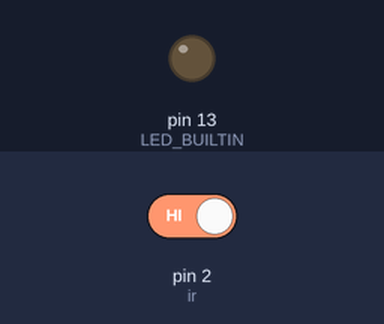
Bench run of a sketch on a simulated Arduino Uno, built with avr-gcc and run on an emulated ATmega328P. On the bench: output pins drawn as LEDs (lit = HIGH). The inputs (shaded band) are chosen by the test bench; at power-on: pin 2 (ir) HIGH.

Above: at 1.2 s.
1.3 s: pin 2 (ir) driven LOW
At 2.2 s:
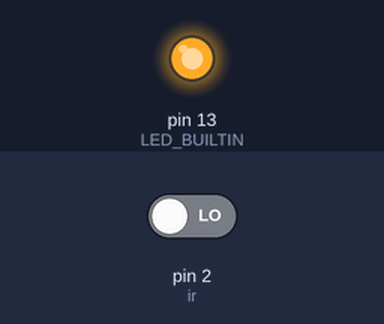
2.8 s: pin 2 (ir) driven HIGH
At 3.3 s:
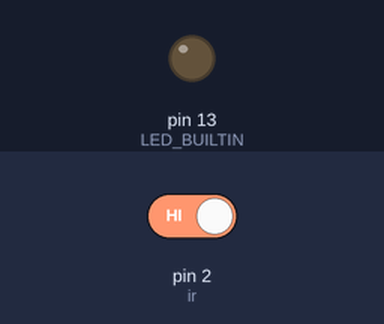
Timing chart, 0 to 5.8 s (numbered marks = the images above; inputs shaded):
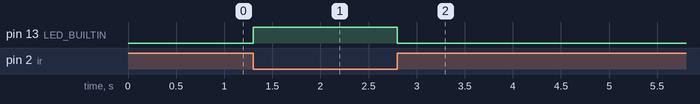

The sketch:

digital.ino
```cpp
//Switch an LED using an IR sensor

	int ir = 2;
	int PinLed = LED_BUILTIN;
	int val=0;


	void setup()
	{
		pinMode(ir, INPUT);
		pinMode(LED_BUILTIN, OUTPUT);

	}

	void loop()
	{
		if(digitalRead(ir) == LOW)
		{
			digitalWrite(LED_BUILTIN, HIGH);
		}
		else
		{
			digitalWrite(LED_BUILTIN, LOW);
		}
    Serial.println(digitalRead(ir) );
	}
```

Measured:
- after the input at 1.3 s, pin 13 (LED_BUILTIN): LOW → HIGH at once
- after the input at 2.8 s, pin 13 (LED_BUILTIN): HIGH → LOW at once
